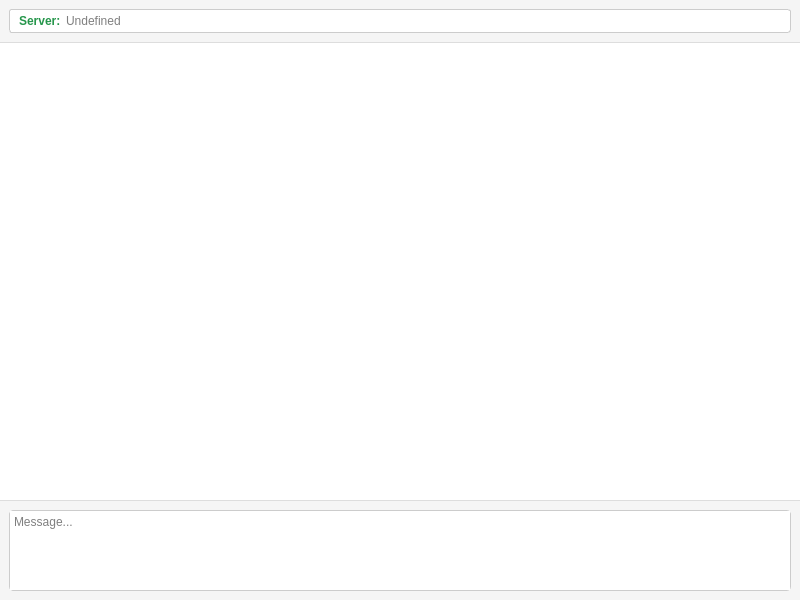
<?xml version="1.0" encoding="UTF-8"?>
<ui version="4.0">
 <class>MainWindow</class>
 <widget class="QMainWindow" name="MainWindow">
  <property name="geometry">
   <rect>
    <x>0</x>
    <y>0</y>
    <width>800</width>
    <height>600</height>
   </rect>
  </property>
  <property name="styleSheet">
   <string notr="true">#topFrame
{
	border: none;
	border-bottom: 1px solid #DDDDDD;
	background-color: #F5F5F5;
}

#backedUrlFrame
{
	border: 1px solid #CCCCCC;
	border-radius: 3px;
	background-color: #FFFFFF;
}

#backedUrlLabel
{
	color: #26964B;
	font-weight: bold;
}

#backedUrlEdit
{
	border: none;
	background: transparent;
}

#stateLabel
{
	color: #268396;
}

#bottomFrame
{
	border: none;
	border-top: 1px solid #DDDDDD;
	background-color: #F5F5F5;
}

#messageFrame
{
	border: 1px solid #CCCCCC;
	border-radius: 4px;
	background-color: #FFFFFF;
}
</string>
  </property>
  <widget class="QWidget" name="centralWidget">
   <layout class="QVBoxLayout" name="centralWidgetLayout">
    <property name="spacing">
     <number>0</number>
    </property>
    <property name="leftMargin">
     <number>0</number>
    </property>
    <property name="topMargin">
     <number>0</number>
    </property>
    <property name="rightMargin">
     <number>0</number>
    </property>
    <property name="bottomMargin">
     <number>0</number>
    </property>
    <item>
     <widget class="QFrame" name="topFrame">
      <layout class="QVBoxLayout" name="topFrameLayout">
       <property name="spacing">
        <number>9</number>
       </property>
       <property name="leftMargin">
        <number>9</number>
       </property>
       <property name="topMargin">
        <number>9</number>
       </property>
       <property name="rightMargin">
        <number>9</number>
       </property>
       <property name="bottomMargin">
        <number>9</number>
       </property>
       <item>
        <widget class="QFrame" name="backedUrlFrame">
         <layout class="QHBoxLayout" name="horizontalLayout">
          <property name="spacing">
           <number>3</number>
          </property>
          <property name="leftMargin">
           <number>9</number>
          </property>
          <property name="topMargin">
           <number>3</number>
          </property>
          <property name="rightMargin">
           <number>3</number>
          </property>
          <property name="bottomMargin">
           <number>3</number>
          </property>
          <item>
           <widget class="QLabel" name="backedUrlLabel">
            <property name="text">
             <string>Server:</string>
            </property>
           </widget>
          </item>
          <item>
           <widget class="QLineEdit" name="backedUrlEdit">
            <property name="placeholderText">
             <string>Undefined</string>
            </property>
           </widget>
          </item>
          <item>
           <widget class="QLabel" name="stateLabel"/>
          </item>
         </layout>
        </widget>
       </item>
      </layout>
     </widget>
    </item>
    <item>
     <widget class="QTextBrowser" name="messagesBrowser">
      <property name="frameShape">
       <enum>QFrame::NoFrame</enum>
      </property>
      <property name="tabChangesFocus">
       <bool>true</bool>
      </property>
      <property name="textInteractionFlags">
       <set>Qt::LinksAccessibleByMouse|Qt::TextSelectableByMouse</set>
      </property>
      <property name="openExternalLinks">
       <bool>true</bool>
      </property>
     </widget>
    </item>
    <item>
     <widget class="QFrame" name="bottomFrame">
      <property name="maximumSize">
       <size>
        <width>16777215</width>
        <height>100</height>
       </size>
      </property>
      <layout class="QVBoxLayout" name="bottomFrameLayout">
       <property name="spacing">
        <number>9</number>
       </property>
       <property name="leftMargin">
        <number>9</number>
       </property>
       <property name="topMargin">
        <number>9</number>
       </property>
       <property name="rightMargin">
        <number>9</number>
       </property>
       <property name="bottomMargin">
        <number>9</number>
       </property>
       <item>
        <widget class="QFrame" name="messageFrame">
         <layout class="QVBoxLayout" name="messageFrameLayout">
          <property name="spacing">
           <number>0</number>
          </property>
          <property name="leftMargin">
           <number>0</number>
          </property>
          <property name="topMargin">
           <number>0</number>
          </property>
          <property name="rightMargin">
           <number>0</number>
          </property>
          <property name="bottomMargin">
           <number>0</number>
          </property>
          <item>
           <widget class="QPlainTextEdit" name="messageEdit">
            <property name="frameShape">
             <enum>QFrame::NoFrame</enum>
            </property>
            <property name="placeholderText">
             <string>Message...</string>
            </property>
           </widget>
          </item>
         </layout>
        </widget>
       </item>
      </layout>
     </widget>
    </item>
   </layout>
  </widget>
 </widget>
 <tabstops>
  <tabstop>messageEdit</tabstop>
  <tabstop>messagesBrowser</tabstop>
 </tabstops>
 <resources/>
 <connections/>
</ui>
